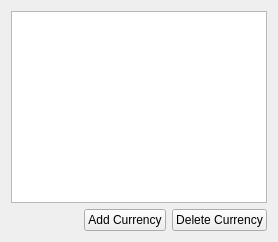
     <widget class="QWidget" name="pageCurrencies">
      <layout class="QVBoxLayout" name="verticalLayout_7">
       <item>
        <widget class="QTableView" name="tableCurrencies"/>
       </item>
       <item>
        <layout class="QHBoxLayout" name="horizontalLayout_13">
         <item>
          <spacer name="horizontalSpacer_5">
           <property name="orientation">
            <enum>Qt::Horizontal</enum>
           </property>
           <property name="sizeHint" stdset="0">
            <size>
             <width>40</width>
             <height>20</height>
            </size>
           </property>
          </spacer>
         </item>
         <item>
          <widget class="QPushButton" name="btnAddCurrency">
           <property name="sizePolicy">
            <sizepolicy hsizetype="Maximum" vsizetype="Fixed">
             <horstretch>0</horstretch>
             <verstretch>0</verstretch>
            </sizepolicy>
           </property>
           <property name="maximumSize">
            <size>
             <width>150</width>
             <height>16777215</height>
            </size>
           </property>
           <property name="layoutDirection">
            <enum>Qt::LeftToRight</enum>
           </property>
           <property name="text">
            <string>Add Currency</string>
           </property>
          </widget>
         </item>
         <item>
          <widget class="QPushButton" name="btnDeleteCurrency">
           <property name="text">
            <string>Delete Currency</string>
           </property>
          </widget>
         </item>
        </layout>
       </item>
      </layout>
     </widget>
